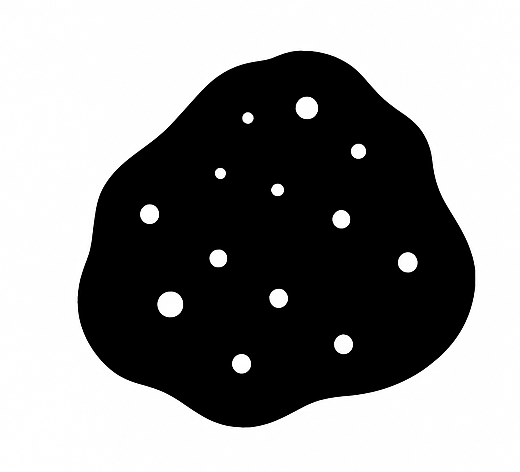
#> input picture CODES/Manual/exp_12.png, 520 x 472 px, found by its file name
$ python exp_14.py
#> lines starting #> are read from the running program, lines starting #| are printed output that depends on the picture; after the words box and inside, x2 and y2 are one past the last pixel; in counts of white or black regions, pixels touching at a corner belong together
import cv2
import numpy as np
import matplotlib.pyplot as plt

# Load the image
image = cv2.imread('Manual/exp_12.png', cv2.IMREAD_GRAYSCALE)
#> image: shape (472, 520); min 0, max 255, mean 146.1

# Apply Gaussian blur to reduce noise
image_blurred = cv2.GaussianBlur(image, (5, 5), 0)

# Apply Canny edge detection
edges = cv2.Canny(image_blurred, threshold1=30, threshold2=100)
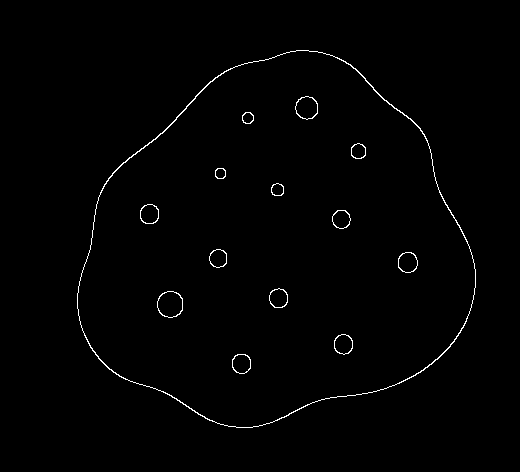
#> edges: shape (472, 520); 0.93% white in thin lines or dots, all inside (x1, y1, x2, y2) = (77, 50, 476, 428)

# Create a black image with the same size as the original image
boundary_image = np.zeros_like(image)

# Copy the detected edges to the boundary image
boundary_image[edges > 0] = 255

# Display the original image and the boundary image using matplotlib
plt.figure(figsize=(12, 6))

plt.subplot(1, 2, 1)
plt.imshow(image, cmap='gray')
plt.title('Original Image')
plt.axis('off')

plt.subplot(1, 2, 2)
plt.imshow(boundary_image, cmap='gray')
plt.title('Boundary Detection')
plt.axis('off')

plt.tight_layout()
plt.show()
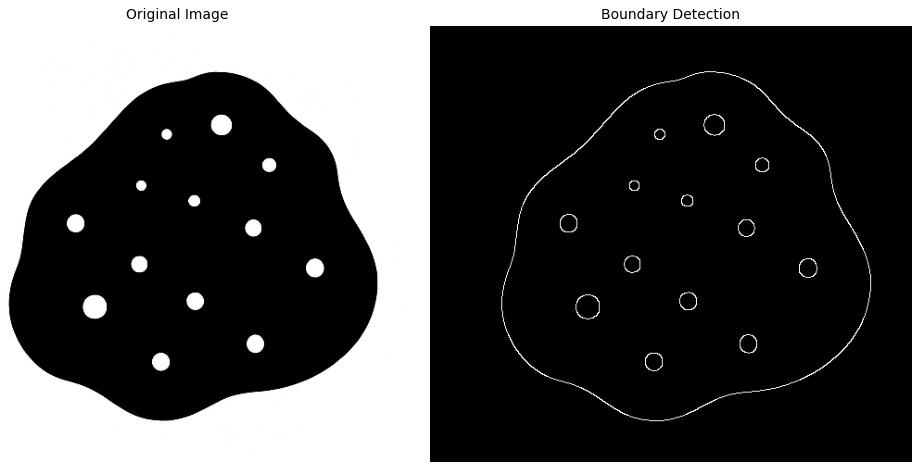
#> figure drawn by matplotlib, 2 panels

# Save the boundary image
cv2.imwrite('boundary_image.jpg', boundary_image)

print("Boundary detection completed and saved as 'boundary_image.jpg'")

# Output
# Conclusion
# The Canny edge detection algorithm successfully identified the boundaries in the image.
# Gaussian blur preprocessing helped reduce noise for cleaner edge detection.
# The detected edges provide a clear outline of objects in the original image.

$ run again, with CODES/Manual/exp_11_OH.png copied over CODES/Manual/exp_12.png
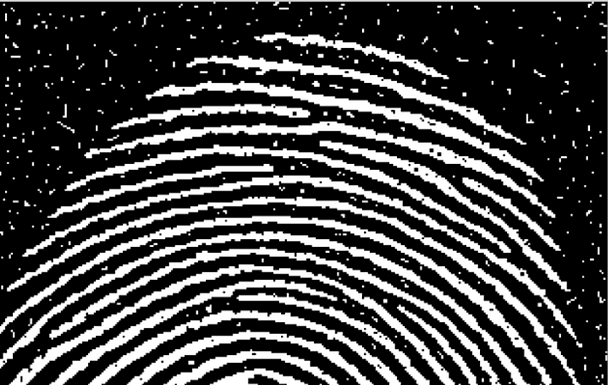
#> input picture CODES/Manual/exp_11_OH.png, 608 x 385 px, found by its file name
#> image is the input picture: shape (385, 608); min 0, max 255, mean 67
#> `edges = cv2.Canny(image_blurred, threshold1=30, threshold2=100)`:
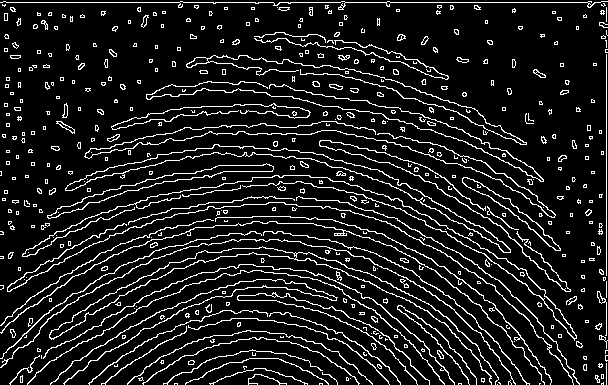
#> edges: shape (385, 608); 11.1% white in thin lines or dots
#> `plt.show()`:
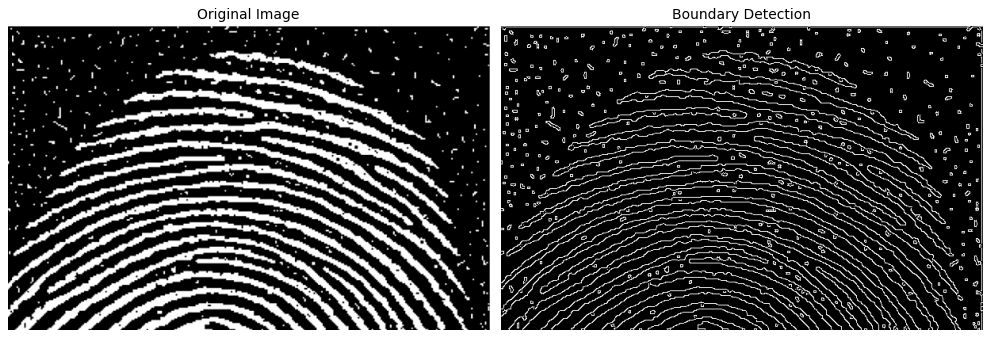
#> figure drawn by matplotlib, 2 panels
